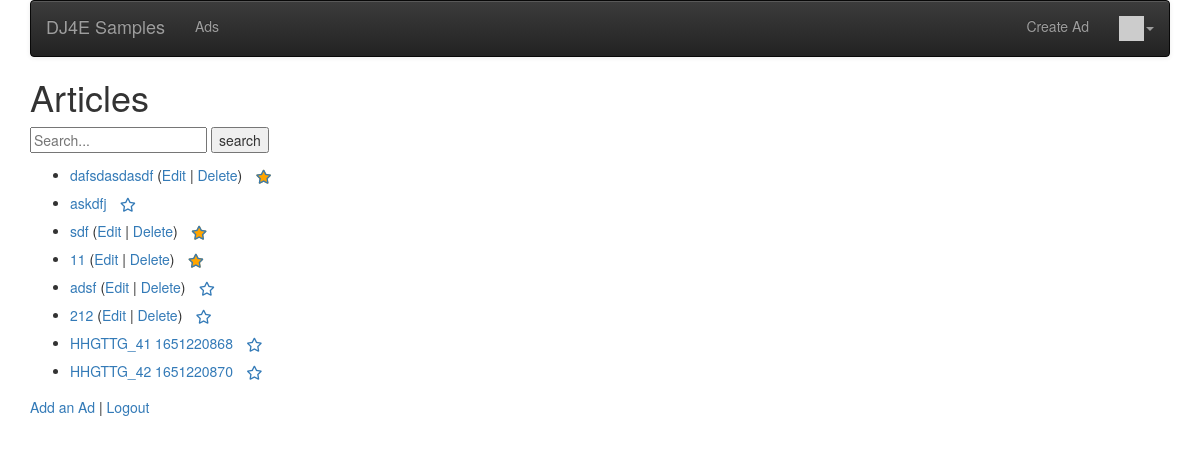
The app's page /ads/ (signed in) with its own data.
### ads/models.py (models this page shows, shortened)
class Ad(models.Model) :
    tags = TaggableManager()
    favorites = models.ManyToManyField(settings.AUTH_USER_MODEL,
        through='Fav', related_name='favorite_ads')
    owner = models.ForeignKey(settings.AUTH_USER_MODEL, on_delete=models.CASCADE)
    comments = models.ManyToManyField(settings.AUTH_USER_MODEL,
                                      through='Comment', related_name='comments_owned')
    picture = models.BinaryField(null=True, editable=True)
    content_type = models.CharField(max_length=256, null=True, help_text='The MIMEType of the file')
    title = models.CharField(
            max_length=200,
            validators=[MinLengthValidator(2, "Title must be greater than 2 characters")]
    )
    price = models.DecimalField(max_digits=7, decimal_places=2, null=True)
    text = models.TextField()
    owner = models.ForeignKey(settings.AUTH_USER_MODEL, on_delete=models.CASCADE)
    created_at = models.DateTimeField(auto_now_add=True, null=True)
    updated_at = models.DateTimeField(auto_now=True, null=True)

### ads/views.py (the view)
# urls.py: path('', views.AdListView.as_view(), name='all'),
class AdListView(OwnerListView):
    model = Ad
    template_name = "ads/ad_list.html"
    def get(self, request) :
        try:
            ad = Ad.objects.filter(title__startswith=request.GET['search'])
        except:
            ad = Ad.objects.all()
        favorites = list()
        if request.user.is_authenticated:
            rows = request.user.favorite_ads.values('id')
            favorites = [ row['id'] for row in rows ]
        ctx = {'ad_list' : ad, 'favorites': favorites}
        return render(request, self.template_name, ctx)

### home/context_processors.py (called while the page is built)
def settings(request):
    return {
        'settings': django_settings,
    }

### home/templatetags/app_tags.py (called while the page is built)
@register.filter(name='gravatar')
def gravatar(user, size=35):
    email = str(user.email.strip().lower()).encode('utf-8')
    email_hash = md5(email).hexdigest()
    url = "//www.gravatar.com/avatar/{0}?s={1}&d=identicon&r=PG"
    return url.format(email_hash, size)

### ads/templates/ads/ad_list.html (shortened to what this page needs)
{% extends "ads/base_menu.html" %}
{% block content %}
<h1>Articles</h1>
<form method="get">
    <input type="text" placeholder="Search..." name="search">
    <input type="submit" value="search">
</form>
<p>
{% if ad_list %}
<ul>
  {% for ad in ad_list %}
    <li>
        <a href="{% url 'ads:ad_detail'  ad.id %}">{{ ad.title }}</a>
        {% if ad.owner == user %}
        (<a href="{% url 'ads:ad_update' ad.id %}">Edit</a> |
        <a href="{% url 'ads:ad_delete' ad.id %}">Delete</a>)
        {% endif %}
         {% if user.is_authenticated %}
        <a href="#" onclick=
            "favPost('{% url 'ads:ad_unfavorite' ad.id %}', {{ ad.id }} );return false;"
            id="favorite_star_{{ad.id}}">
        <span class="fa-stack" style="vertical-align: middle;">
        <i class="fa fa-star fa-stack-1x" style="color: orange;"></i>
        <i class="fa fa-star-o fa-stack-1x"></i>
        </span>
        </a>
        <a href="#" onclick=
             "favPost('{% url 'ads:ad_favorite' ad.id %}', {{ ad.id }} );return false;"
            id="unfavorite_star_{{ad.id}}">
        <span class="fa-stack" style="vertical-align: middle;">
        <i class="fa fa-star-o fa-stack-1x"></i>
        </span>
        </a>
        {% endif %}
    </li>
  {% endfor %}
</ul>
{% else %}
  <p>There are no articles in the database.</p>
{% endif %}
</p>
<p>
<a href="{% url 'ads:ad_create' %}">Add an Ad</a> |
{% if user.is_authenticated %}
<a href="{% url 'logout' %}?next={% url 'ads:all' %}">Logout</a>
{% else %}
<a href="{% url 'login' %}?next={% url 'ads:all' %}">Login</a>
{% endif %}
</p>
{% endblock %}

### records on screen
Ad: title "dafsdasdasdf", shows "Edit"
Ad: title "askdfj"
Ad: title "sdf", shows "Edit"
Ad: title "11", shows "Edit"
Ad: title "adsf", shows "Edit"
Ad: title "212", shows "Edit"
Ad: title "HHGTTG_41 1651220868"
Ad: title "HHGTTG_42 1651220870"

### other values on screen
{{ settings.APP_NAME }} "DJ4E Samples"
